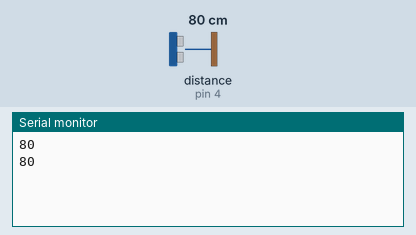
Simulated run of this sketch. Board: Arduino Uno, built with avr-gcc and run on an emulated ATmega328P. Shown: the last lines printed to the serial monitor. Wiring (inferred from the names in the program): ultrasonic range finder: trigger pin 2; echo pin 4. The test bench sets the inputs (shaded band); at power-on: distance to the obstacle (sensor on pin 4) 80 cm. The echo pulse lasts 58.3 µs per cm.

Above: at 1.8 s.
1.9 s: distance to the obstacle (sensor on pin 4) set to 2 cm
At 2.3 s:
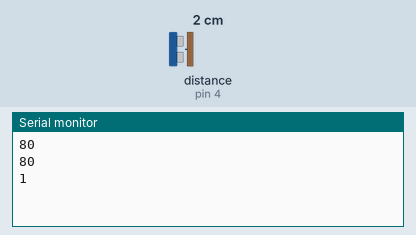
3.4 s: distance to the obstacle (sensor on pin 4) set to 4 cm
At 4.8 s:
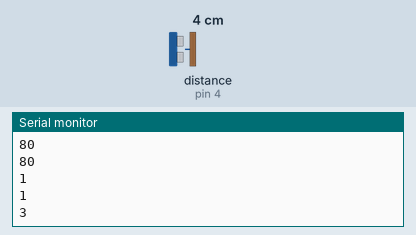
Timing chart, 0 to 6.4 s (numbered marks = the images above; inputs shaded):
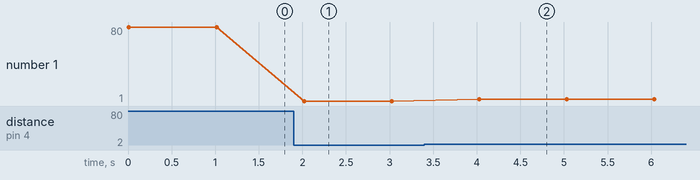

Measured:
- after the input at 1.9 s, the serial monitor: prints a new line after 0.12 s (image 1)
- after the input at 3.4 s, the serial monitor: prints a new line after 0.63 s (image 2)
- plotted number 1: 80 → 1 after the input at 1.9 s, 1 → 3 after the input at 3.4 s

The sketch:

code.ino
```cpp
const int trigPin = 2;
const int echoPin = 4;
void setup() {
Serial.begin(9600);}
void loop()
{
long duration, inches, cm, mm;
pinMode(trigPin, OUTPUT);
digitalWrite(trigPin, LOW);
delayMicroseconds(2000);
digitalWrite(trigPin, HIGH);
delayMicroseconds(1000);
digitalWrite(trigPin, LOW);
pinMode(echoPin, INPUT);
duration = pulseIn(echoPin, HIGH);

cm = microsecondsToCentimeters(duration);


Serial.print(cm);
//Serial.print("cm, ");

Serial.println();
delay(1000);
}

long microsecondsToCentimeters(long microseconds)
{return microseconds / 29 / 2;}
```
